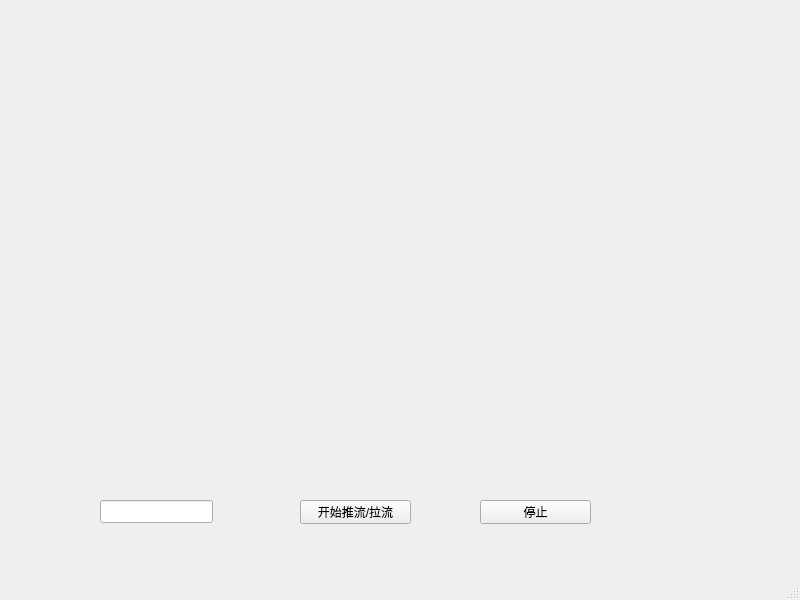
<?xml version="1.0" encoding="UTF-8"?>
<ui version="4.0">
 <class>MainWindow</class>
 <widget class="QMainWindow" name="MainWindow">
  <property name="geometry">
   <rect>
    <x>0</x>
    <y>0</y>
    <width>800</width>
    <height>600</height>
   </rect>
  </property>
  <property name="windowTitle">
   <string>MainWindow</string>
  </property>
  <widget class="QWidget" name="centralwidget">
   <widget class="QWidget" name="videoWidget" native="true">
    <property name="geometry">
     <rect>
      <x>140</x>
      <y>60</y>
      <width>451</width>
      <height>341</height>
     </rect>
    </property>
   </widget>
   <widget class="QLineEdit" name="urlInput">
    <property name="geometry">
     <rect>
      <x>100</x>
      <y>500</y>
      <width>113</width>
      <height>23</height>
     </rect>
    </property>
   </widget>
   <widget class="QPushButton" name="startBtn">
    <property name="geometry">
     <rect>
      <x>300</x>
      <y>500</y>
      <width>111</width>
      <height>24</height>
     </rect>
    </property>
    <property name="text">
     <string>开始推流/拉流</string>
    </property>
   </widget>
   <widget class="QPushButton" name="stopBtn">
    <property name="geometry">
     <rect>
      <x>480</x>
      <y>500</y>
      <width>111</width>
      <height>24</height>
     </rect>
    </property>
    <property name="text">
     <string>停止</string>
    </property>
   </widget>
  </widget>
  <widget class="QMenuBar" name="menubar">
   <property name="geometry">
    <rect>
     <x>0</x>
     <y>0</y>
     <width>800</width>
     <height>21</height>
    </rect>
   </property>
  </widget>
  <widget class="QStatusBar" name="statusbar"/>
 </widget>
 <resources/>
 <connections/>
</ui>
